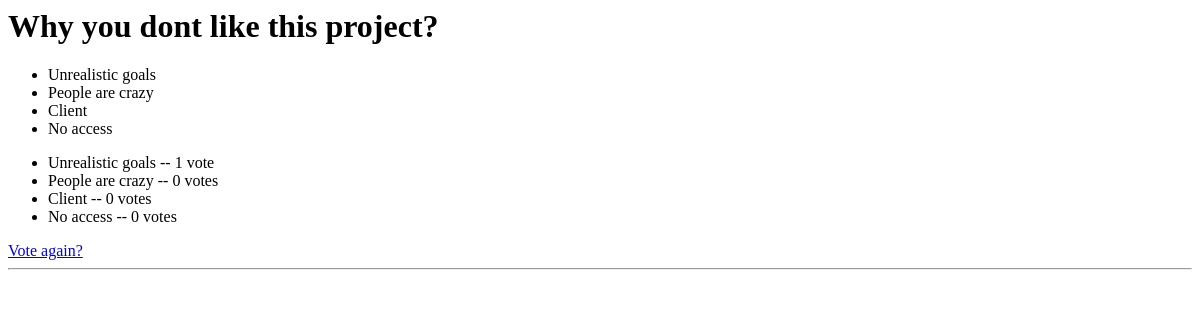
Page /polls/5/results/ on the earlier database version.
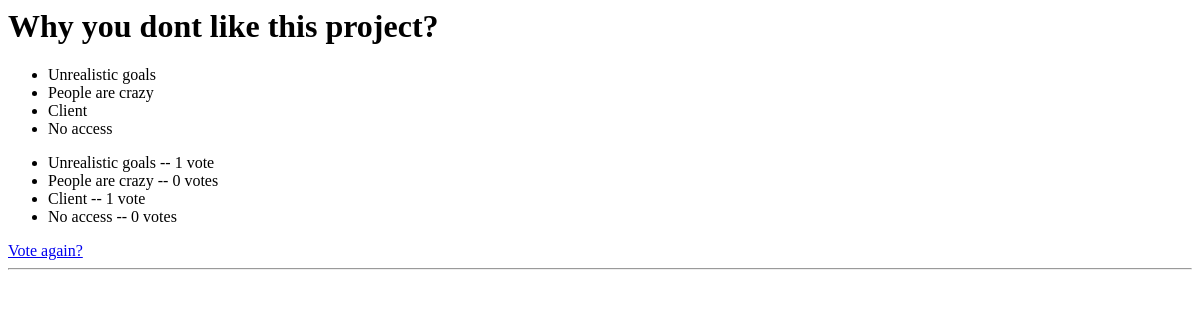
Same page on the later database version.
### polls/models.py (models this page shows, shortened)
class Question(models.Model):
    question_text = models.CharField(
        max_length=200,
        )
    pub_date = models.DateTimeField('date published')
    def was_published_recently(self):
        now = timezone.now()
        return now - datetime.timedelta(days=1) <= self.pub_date <= now
    was_published_recently.admin_order_field = 'pub_date'
    was_published_recently.boolean = True
    was_published_recently.short_description = 'Published recently?'

class Choice(models.Model):
    question = models.ForeignKey(Question, on_delete=models.CASCADE)
    choice_text = models.CharField(max_length=200)
    votes = models.IntegerField(default=0)
    def __str__(self):
        return self.choice_text

### polls/views.py (the view)
# urls.py: path('<int:pk>/results/', views.ResultsView.as_view(), name='results'),
class ResultsView(generic.DetailView):
    model = Question
    template_name = 'polls/results.html'

### polls/templatetags/poll_extras.py (called while the page is built)
@register.inclusion_tag('results2.html')
def show_results(poll):
    choices = poll.choice_set.all()
    return {'choices': choices}

### polls/templates/polls/results.html
{% load poll_extras %}
<h1>{{ question.question_text }}</h1>
{% show_results question %}
<ul>
{% for choice in question.choice_set.all %}
    <li>{{ choice.choice_text }} -- {{ choice.votes }} vote{{ choice.votes|pluralize }}</li>
{% endfor %}
</ul>
<a href="{% url 'polls:detail' question.id %}">Vote again?</a>
<hr>

### polls/templates/results2.html
<ul>
{% for choice in choices %}
    <li> {{ choice }} </li>
{% endfor %}
</ul>

Differences in the rows shown:
changed Choice "Client": votes "0" → "1"
